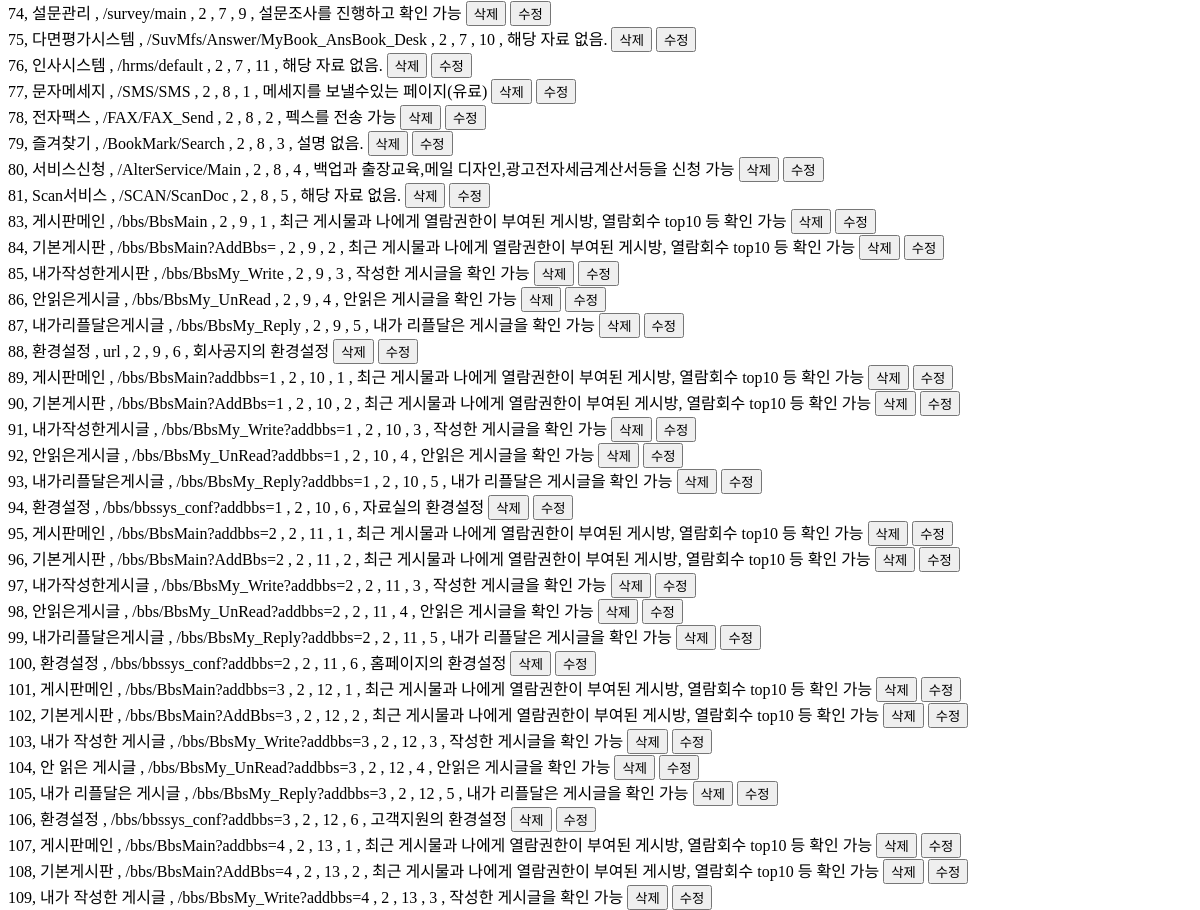
/admin (middle part), run on an earlier commit of the app's database.
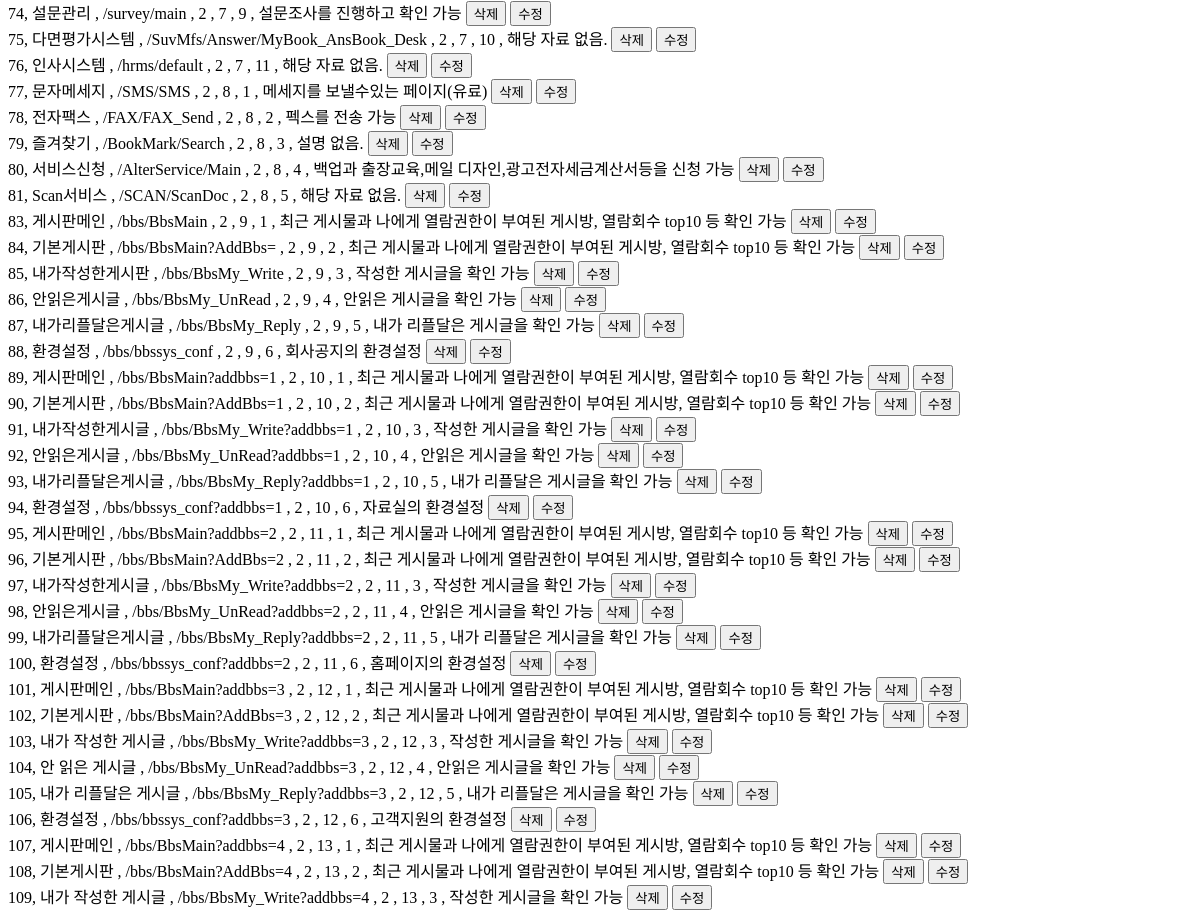
And on a later commit of the database.
### __init__.py (models this page shows, shortened)
class sitemap(db.Model):
    id = db.Column(db.Integer,primary_key = True,autoincrement=True)
    title = db.Column(db.String(255), nullable = False)
    url = db.Column(db.String(255), unique = True, nullable = True)
    depth = db.Column(db.Integer, nullable = False)
    pid = db.Column(db.Integer, nullable = False)
    sortseq = db.Column(db.Integer, unique = True, nullable = False)
    describe = db.Column(db.String(255), unique = True, nullable = True)

### __init__.py (the view)
@app.route("/admin")
def admin():
    all_data = sitemap.query.order_by(sitemap.id.desc()).all() # selelct * from sitmemap
    return render_template("admin.html",sitemap = all_data)

### templates/admin.html (shortened to what this page needs)
<!DOCTYPE html>
<html lang="en">
<head>
</head>
<body>
    {% for row in sitemap | sort(attribute='id')%}
        {{row.id}}, {{row.title}} , {{row.url}} , {{row.depth}} , {{row.pid}} , {{row.sortseq}} , {{row.describe}}
        <input type="button" value="삭제" onclick="fDel('{{row.id}}')">
        <input type="button" value="수정" onclick="fEdit('{{row.id}}', '{{row.title}}', '{{row.url}}', '{{row.depth}}', '{{row.pid}}','{{row.sortseq}}', '{{row.describe}}')">
        <br>
    {% endfor %}
</body>
</html>

What changed in the data, as far as the page shows it:
changed sitemap "회사공지의 환경설정": url "url" → "/bbs/bbssys_conf"
